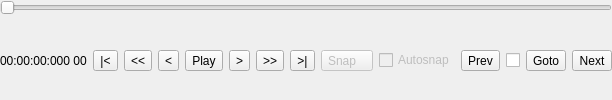
    <widget class="QWidget" name="tools" native="true">
     <property name="enabled">
      <bool>true</bool>
     </property>
     <property name="sizePolicy">
      <sizepolicy hsizetype="Preferred" vsizetype="Preferred">
       <horstretch>0</horstretch>
       <verstretch>0</verstretch>
      </sizepolicy>
     </property>
     <layout class="QVBoxLayout" name="verticalLayout_2">
      <property name="leftMargin">
       <number>0</number>
      </property>
      <property name="topMargin">
       <number>0</number>
      </property>
      <property name="rightMargin">
       <number>0</number>
      </property>
      <property name="bottomMargin">
       <number>0</number>
      </property>
      <item>
       <widget class="SliderNoWheel" name="sliderPosition">
        <property name="enabled">
         <bool>true</bool>
        </property>
        <property name="focusPolicy">
         <enum>Qt::NoFocus</enum>
        </property>
        <property name="maximum">
         <number>1000</number>
        </property>
        <property name="pageStep">
         <number>10</number>
        </property>
        <property name="value">
         <number>0</number>
        </property>
        <property name="sliderPosition">
         <number>0</number>
        </property>
        <property name="orientation">
         <enum>Qt::Horizontal</enum>
        </property>
       </widget>
      </item>
      <item>
       <widget class="QWidget" name="widget_4" native="true">
        <layout class="QHBoxLayout" name="horizontalLayout_2">
         <property name="leftMargin">
          <number>0</number>
         </property>
         <property name="topMargin">
          <number>0</number>
         </property>
         <property name="rightMargin">
          <number>0</number>
         </property>
         <property name="bottomMargin">
          <number>0</number>
         </property>
         <item alignment="Qt::AlignLeft">
          <widget class="QWidget" name="toolButtons" native="true">
           <property name="enabled">
            <bool>true</bool>
           </property>
           <layout class="QHBoxLayout" name="horizontalLayout_3">
            <property name="leftMargin">
             <number>0</number>
            </property>
            <property name="topMargin">
             <number>0</number>
            </property>
            <property name="rightMargin">
             <number>0</number>
            </property>
            <property name="bottomMargin">
             <number>0</number>
            </property>
            <item>
             <widget class="QLabel" name="labelPosition">
              <property name="text">
               <string>00:00:00:000 00</string>
              </property>
             </widget>
            </item>
            <item>
             <widget class="QToolButton" name="buttonPosStart">
              <property name="enabled">
               <bool>true</bool>
              </property>
              <property name="focusPolicy">
               <enum>Qt::TabFocus</enum>
              </property>
              <property name="toolTip">
               <string>&lt;html&gt;&lt;head/&gt;&lt;body&gt;&lt;p&gt;First frame&lt;/p&gt;&lt;p&gt;Key: Home&lt;/p&gt;&lt;/body&gt;&lt;/html&gt;</string>
              </property>
              <property name="text">
               <string>|&lt;</string>
              </property>
             </widget>
            </item>
            <item>
             <widget class="QToolButton" name="buttonPosBack">
              <property name="enabled">
               <bool>true</bool>
              </property>
              <property name="focusPolicy">
               <enum>Qt::TabFocus</enum>
              </property>
              <property name="toolTip">
               <string>&lt;html&gt;&lt;head/&gt;&lt;body&gt;&lt;p&gt;10 frames backward&lt;/p&gt;&lt;p&gt;Key: z or y or w&lt;/p&gt;&lt;/body&gt;&lt;/html&gt;</string>
              </property>
              <property name="text">
               <string>&lt;&lt;</string>
              </property>
              <property name="autoRepeat">
               <bool>true</bool>
              </property>
             </widget>
            </item>
            <item>
             <widget class="QToolButton" name="buttonPosBack1">
              <property name="enabled">
               <bool>true</bool>
              </property>
              <property name="focusPolicy">
               <enum>Qt::TabFocus</enum>
              </property>
              <property name="toolTip">
               <string>&lt;html&gt;&lt;head/&gt;&lt;body&gt;&lt;p&gt;1 Frame backwards&lt;/p&gt;&lt;p&gt;Key: x&lt;/p&gt;&lt;/body&gt;&lt;/html&gt;</string>
              </property>
              <property name="text">
               <string>&lt;</string>
              </property>
              <property name="autoRepeat">
               <bool>true</bool>
              </property>
             </widget>
            </item>
            <item>
             <widget class="QToolButton" name="buttonPlay">
              <property name="enabled">
               <bool>true</bool>
              </property>
              <property name="focusPolicy">
               <enum>Qt::TabFocus</enum>
              </property>
              <property name="toolTip">
               <string>&lt;html&gt;&lt;head/&gt;&lt;body&gt;&lt;p&gt;Play / Stop&lt;/p&gt;&lt;p&gt;Key: Spacebar or F10&lt;/p&gt;&lt;/body&gt;&lt;/html&gt;</string>
              </property>
              <property name="text">
               <string>Play</string>
              </property>
             </widget>
            </item>
            <item>
             <widget class="QToolButton" name="buttonPosForward1">
              <property name="enabled">
               <bool>true</bool>
              </property>
              <property name="focusPolicy">
               <enum>Qt::TabFocus</enum>
              </property>
              <property name="toolTip">
               <string>&lt;html&gt;&lt;head/&gt;&lt;body&gt;&lt;p&gt;1 frame foreward&lt;/p&gt;&lt;p&gt;Key: c&lt;/p&gt;&lt;/body&gt;&lt;/html&gt;</string>
              </property>
              <property name="text">
               <string>&gt;</string>
              </property>
              <property name="autoRepeat">
               <bool>true</bool>
              </property>
             </widget>
            </item>
            <item>
             <widget class="QToolButton" name="buttonPosForward">
              <property name="enabled">
               <bool>true</bool>
              </property>
              <property name="focusPolicy">
               <enum>Qt::TabFocus</enum>
              </property>
              <property name="toolTip">
               <string>&lt;html&gt;&lt;head/&gt;&lt;body&gt;&lt;p&gt;10 frames foreward&lt;/p&gt;&lt;p&gt;Key: v&lt;/p&gt;&lt;/body&gt;&lt;/html&gt;</string>
              </property>
              <property name="text">
               <string>&gt;&gt;</string>
              </property>
              <property name="autoRepeat">
               <bool>true</bool>
              </property>
             </widget>
            </item>
            <item>
             <widget class="QToolButton" name="buttonPosEnd">
              <property name="enabled">
               <bool>true</bool>
              </property>
              <property name="focusPolicy">
               <enum>Qt::TabFocus</enum>
              </property>
              <property name="toolTip">
               <string>&lt;html&gt;&lt;head/&gt;&lt;body&gt;&lt;p&gt;Last frame&lt;/p&gt;&lt;p&gt;Key: End&lt;/p&gt;&lt;/body&gt;&lt;/html&gt;</string>
              </property>
              <property name="text">
               <string>&gt;|</string>
              </property>
             </widget>
            </item>
            <item>
             <widget class="QToolButton" name="buttonSnap">
              <property name="enabled">
               <bool>false</bool>
              </property>
              <property name="focusPolicy">
               <enum>Qt::TabFocus</enum>
              </property>
              <property name="toolTip">
               <string>&lt;html&gt;&lt;head/&gt;&lt;body&gt;&lt;p&gt;Snap to clip marker&lt;/p&gt;&lt;p&gt;Key: b&lt;/p&gt;&lt;/body&gt;&lt;/html&gt;</string>
              </property>
              <property name="text">
               <string>Snap   </string>
              </property>
             </widget>
            </item>
           </layout>
          </widget>
         </item>
         <item alignment="Qt::AlignLeft">
          <widget class="QCheckBox" name="checkAutosnap">
           <property name="enabled">
            <bool>false</bool>
           </property>
           <property name="focusPolicy">
            <enum>Qt::TabFocus</enum>
           </property>
           <property name="toolTip">
            <string>&lt;html&gt;&lt;head/&gt;&lt;body&gt;&lt;p&gt;Snap at clip marker after stopping&lt;/p&gt;&lt;p&gt;Key: ctrl b&lt;/p&gt;&lt;/body&gt;&lt;/html&gt;</string>
           </property>
           <property name="text">
            <string>Autosnap</string>
           </property>
           <property name="checked">
            <bool>false</bool>
           </property>
          </widget>
         </item>
         <item alignment="Qt::AlignRight">
          <widget class="QWidget" name="widget_3" native="true">
           <layout class="QHBoxLayout" name="horizontalLayout">
            <property name="leftMargin">
             <number>0</number>
            </property>
            <property name="topMargin">
             <number>0</number>
            </property>
            <property name="rightMargin">
             <number>0</number>
            </property>
            <property name="bottomMargin">
             <number>0</number>
            </property>
            <item>
             <widget class="QToolButton" name="buttonPrevMark">
              <property name="focusPolicy">
               <enum>Qt::TabFocus</enum>
              </property>
              <property name="toolTip">
               <string>&lt;html&gt;&lt;head/&gt;&lt;body&gt;&lt;p&gt;Go to previous clip&lt;/p&gt;&lt;p&gt;Key: F7&lt;/p&gt;&lt;/body&gt;&lt;/html&gt;</string>
              </property>
              <property name="text">
               <string>Prev</string>
              </property>
             </widget>
            </item>
            <item>
             <widget class="QCheckBox" name="checkGotoMark">
              <property name="focusPolicy">
               <enum>Qt::NoFocus</enum>
              </property>
              <property name="toolTip">
               <string>&lt;html&gt;&lt;head/&gt;&lt;body&gt;&lt;p&gt;Position video at selected line when text cursor moves&lt;/p&gt;&lt;p&gt;Key: ctrl F9&lt;/p&gt;&lt;/body&gt;&lt;/html&gt;</string>
              </property>
              <property name="text">
               <string/>
              </property>
             </widget>
            </item>
            <item>
             <widget class="QToolButton" name="buttonGotoMark">
              <property name="enabled">
               <bool>true</bool>
              </property>
              <property name="focusPolicy">
               <enum>Qt::TabFocus</enum>
              </property>
              <property name="toolTip">
               <string>&lt;html&gt;&lt;head/&gt;&lt;body&gt;&lt;p&gt;Position video at selected line&lt;/p&gt;&lt;p&gt;Key: F9&lt;/p&gt;&lt;/body&gt;&lt;/html&gt;</string>
              </property>
              <property name="text">
               <string>Goto</string>
              </property>
             </widget>
            </item>
            <item>
             <widget class="QToolButton" name="buttonNextMark">
              <property name="focusPolicy">
               <enum>Qt::TabFocus</enum>
              </property>
              <property name="toolTip">
               <string>&lt;html&gt;&lt;head/&gt;&lt;body&gt;&lt;p&gt;Go to next clip&lt;/p&gt;&lt;p&gt;Key: F8&lt;/p&gt;&lt;/body&gt;&lt;/html&gt;</string>
              </property>
              <property name="text">
               <string>Next</string>
              </property>
             </widget>
            </item>
           </layout>
          </widget>
         </item>
        </layout>
       </widget>
      </item>
     </layout>
    </widget>
